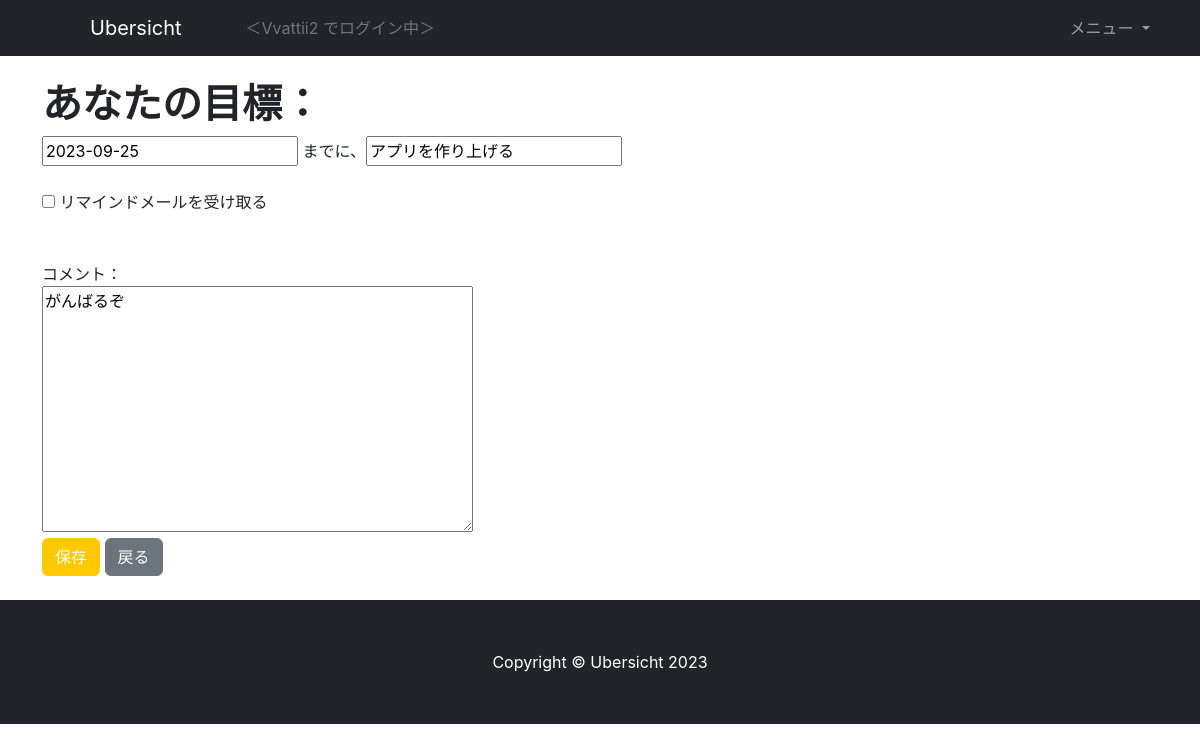
The app's page /goal_config (signed in), older data.
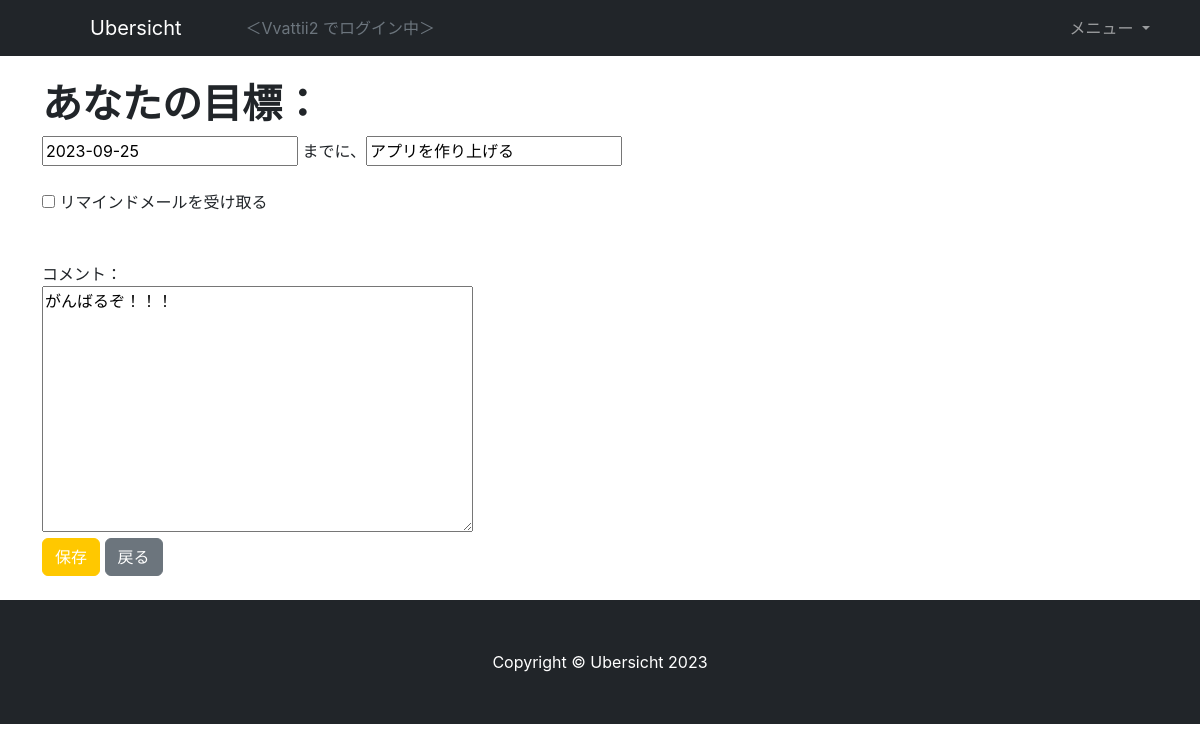
The same page, newer data.
### todo/models.py (models this page shows, shortened)
class Goals(models.Model):
    user = models.ForeignKey(CustomUser, on_delete=models.CASCADE)
    subject = models.CharField(verbose_name='目標', max_length=50)
    from_date = models.DateField(verbose_name='作成日', auto_now_add=True)
    until_date = models.DateField(verbose_name='期日', null=True, blank=True)
    remind_at = models.TimeField(verbose_name='リマインド時間', null=True, blank=True)
    memo = models.TextField(verbose_name='メモ', null=True, blank=True)
    is_completed = models.BooleanField(verbose_name='完了', default=False)

### todo/views.py (the view, shortened to what this page needs)
# urls.py: path('goal_config', GoalConfigView.as_view(), name='goal_config'),
@method_decorator(login_required, name='dispatch')
class GoalConfigView(UpdateView):
    template_name = 'goal_config.html'
    form_class = GoalsForm
    success_url = reverse_lazy('todo:main')
    def get_object(self, queryset=None):
        active_goal = Goals.objects.filter(user=self.request.user, is_completed=False)
        if active_goal.exists():
            return active_goal[0]
        else:
            return Goals()

### todo/forms.py
class GoalsForm(ModelForm):
    class Meta:
        model = Goals
        fields = ['subject', 'until_date', 'remind_at', 'memo']

### todo/templates/goal_config.html (shortened to what this page needs)
{% extends 'base.html' %}
{% block content %}
<div class="container">
    <div class="row">
        <div class="col py-4">
            <h1>あなたの目標：</h1>
            <form action="" method="post">
                {{ form.until_date }} までに、{{ form.subject }} <br><br>
                <input type="checkbox" name="" id="checkbox_1">
                <label for="checkbox_1">リマインドメールを受け取る</label><br>
                 <br><br>
                コメント：<br>
                {{ form.memo }} <br>
                <button type="submit" class="btn btn-primary">保存</button>
                <a href="{% url 'todo:main' %}" class="btn btn-secondary">戻る</a>
            </form>
        </div>
    </div>
</div>
{% endblock content %}

Row changes from the older to the newer data that the page shows:
changed Goals "アプリを作り上げる": memo "がんばるぞ" → "がんばるぞ！！！"
